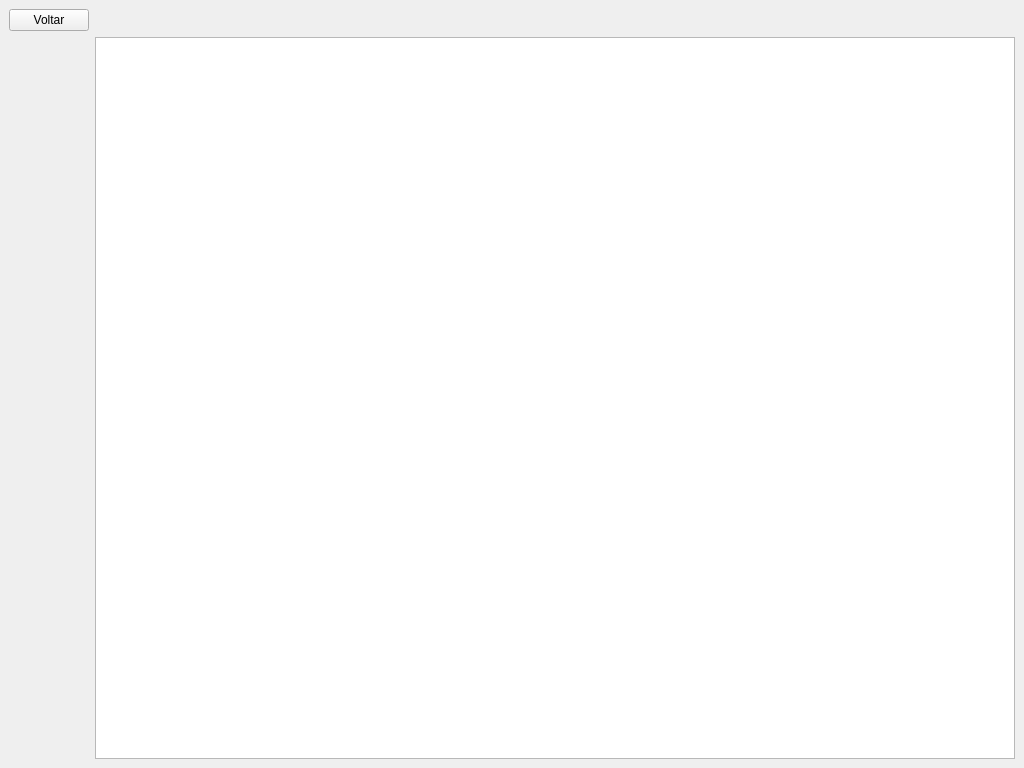
<?xml version="1.0" encoding="UTF-8"?>
<ui version="4.0">
 <class>limpeza</class>
 <widget class="QMainWindow" name="limpeza">
  <property name="geometry">
   <rect>
    <x>0</x>
    <y>0</y>
    <width>1024</width>
    <height>768</height>
   </rect>
  </property>
  <property name="minimumSize">
   <size>
    <width>1024</width>
    <height>768</height>
   </size>
  </property>
  <property name="windowTitle">
   <string>Limpeza</string>
  </property>
  <widget class="QWidget" name="centralwidget">
   <layout class="QGridLayout" name="gridLayout">
    <item row="1" column="0">
     <spacer name="verticalSpacer">
      <property name="orientation">
       <enum>Qt::Vertical</enum>
      </property>
      <property name="sizeHint" stdset="0">
       <size>
        <width>20</width>
        <height>40</height>
       </size>
      </property>
     </spacer>
    </item>
    <item row="0" column="0">
     <widget class="QPushButton" name="pushButton_4">
      <property name="styleSheet">
       <string notr="true">font: 10pt &quot;Georgia&quot;;</string>
      </property>
      <property name="text">
       <string>Voltar</string>
      </property>
     </widget>
    </item>
    <item row="0" column="2">
     <spacer name="horizontalSpacer">
      <property name="orientation">
       <enum>Qt::Horizontal</enum>
      </property>
      <property name="sizeHint" stdset="0">
       <size>
        <width>40</width>
        <height>20</height>
       </size>
      </property>
     </spacer>
    </item>
    <item row="1" column="2">
     <widget class="QTableView" name="limpeza_table"/>
    </item>
   </layout>
  </widget>
  <widget class="QMenuBar" name="menubar">
   <property name="geometry">
    <rect>
     <x>0</x>
     <y>0</y>
     <width>1024</width>
     <height>25</height>
    </rect>
   </property>
  </widget>
 </widget>
 <resources/>
 <connections>
  <connection>
   <sender>pushButton_4</sender>
   <signal>clicked()</signal>
   <receiver>limpeza</receiver>
   <slot>close()</slot>
   <hints>
    <hint type="sourcelabel">
     <x>53</x>
     <y>46</y>
    </hint>
    <hint type="destinationlabel">
     <x>41</x>
     <y>132</y>
    </hint>
   </hints>
  </connection>
 </connections>
</ui>
